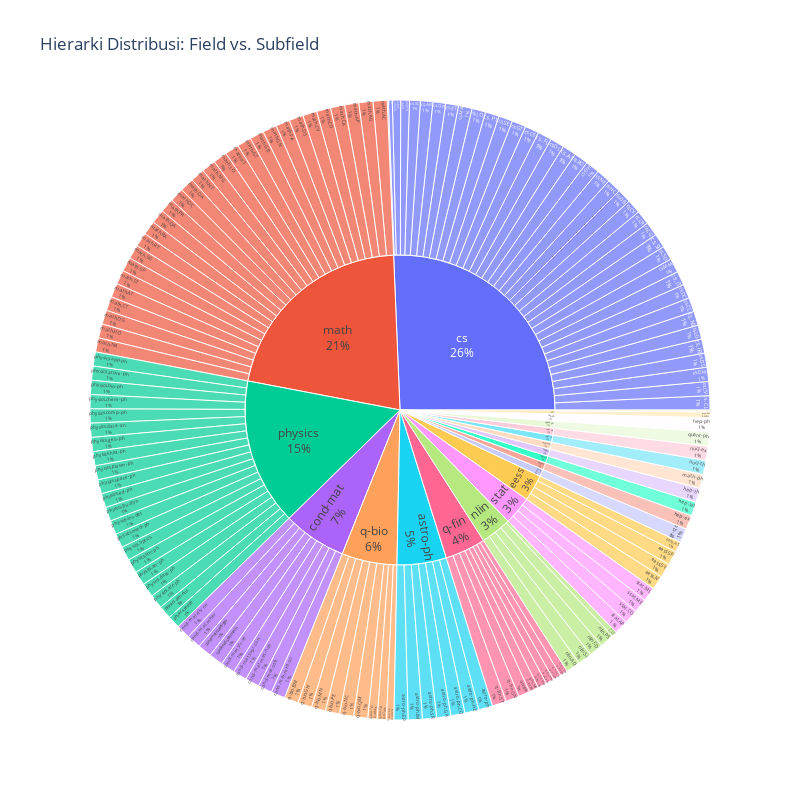

The notebook cell this image was saved under:
### Code cell
import pandas as pd
import plotly.express as px
import matplotlib.pyplot as plt
import seaborn as sns

# --- BAGIAN 1: DATA PREPARATION ---
# Pastikan tidak ada missing values di kolom relevan untuk visualisasi
df_clean = train_df.dropna(subset=['field', 'primary_subfield']).copy()

# Hitung jumlah paper per kombinasi Field -> Subfield
hierarchy_counts = df_clean.groupby(['field', 'primary_subfield']).size().reset_index(name='count')

# --- BAGIAN 2: VISUALISASI SUNBURST (INTERAKTIF) ---
# Sunburst chart sangat bagus untuk melihat proporsi hierarki
print("Membuat Sunburst Chart...")

fig = px.sunburst(
    hierarchy_counts,
    path=['field', 'primary_subfield'], # Urutan hierarki: Dalam (Field) -> Luar (Subfield)
    values='count',
    title='Hierarki Distribusi: Field vs. Subfield',
    width=800,
    height=800
)

# Menampilkan angka/persentase saat hover
fig.update_traces(textinfo="label+percent entry")
fig.show()

# --- BAGIAN 3: ANALISIS OVERLAP (APAKAH SUBFIELD UNIK?) ---
# Mengecek apakah ada subfield yang muncul di lebih dari satu Field utama
subfield_owners = df_clean.groupby('primary_subfield')['field'].nunique()
shared_subfields = subfield_owners[subfield_owners > 1]

print("\n" + "="*50)
print("ANALISIS OVERLAP SUBFIELD")
print("="*50)

if len(shared_subfields) == 0:
    print("✅ BAGUS! Tidak ada overlap. Setiap subfield hanya milik 1 Field utama.")
    print("Struktur data hierarkis murni (Tree structure).")
else:
    print(f"⚠️ PERINGATAN: Ditemukan {len(shared_subfields)} subfield yang muncul di berbagai Field utama.")
    print("Daftar subfield yang ambigu (muncul di >1 field):")
    print(shared_subfields.sort_values(ascending=False).head(10))
    
    # Visualisasi overlap jika ada (menggunakan Heatmap)
    # Kita ambil subfield yang ambigu saja untuk di-plot
    ambiguous_subs = shared_subfields.index.tolist()
    if ambiguous_subs:
        # Buat cross-tabulation
        overlap_df = df_clean[df_clean['primary_subfield'].isin(ambiguous_subs)]
        crosstab = pd.crosstab(overlap_df['primary_subfield'], overlap_df['field'])
        
        plt.figure(figsize=(12, 8))
        sns.heatmap(crosstab, annot=True, fmt='d', cmap='Reds')
        plt.title('Heatmap Overlap: Subfield Ambigu vs Field Utama')
        plt.ylabel('Subfield')
        plt.xlabel('Field Utama')
        plt.xticks(rotation=45)
        plt.show()

### Figure 1 — Plotly figure (JSON) as saved in the notebook; plotly's stock layout.template omitted (floating-point values rounded to 4 significant figures; data arrays with more than 128 entries replaced by an {"elided": "..."} marker saying what was removed)
{"data": [{"branchvalues": "total", "domain": {"x": [0, 1], "y": [0, 1]}, "hovertemplate": "labels=%{label}<br>count=%{value}<br>parent=%{parent}<br>id=%{id}<extra></extra>", "ids": {"elided": "165 str values"}, "labels": {"elided": "165 str values"}, "name": "", "parents": {"elided": "165 str values"}, "textinfo": "label+percent entry", "type": "sunburst", "values": {"elided": "165 float values"}}], "layout": {"height": 800, "legend": {"tracegroupgap": 0}, "title": {"text": "Hierarki Distribusi: Field vs. Subfield"}, "width": 800}}
